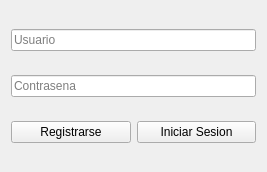
<?xml version="1.0" encoding="UTF-8"?>
<ui version="4.0">
 <class>Login</class>
 <widget class="QWidget" name="Login">
  <property name="geometry">
   <rect>
    <x>0</x>
    <y>0</y>
    <width>267</width>
    <height>172</height>
   </rect>
  </property>
  <property name="windowTitle">
   <string>Login</string>
  </property>
  <layout class="QGridLayout" name="gridLayout">
   <item row="0" column="0" colspan="2">
    <widget class="QLineEdit" name="usernameEdit">
     <property name="placeholderText">
      <string>Usuario</string>
     </property>
    </widget>
   </item>
   <item row="1" column="0" colspan="2">
    <widget class="QLineEdit" name="passwordEdit">
     <property name="echoMode">
      <enum>QLineEdit::EchoMode::Password</enum>
     </property>
     <property name="placeholderText">
      <string>Contrasena</string>
     </property>
    </widget>
   </item>
   <item row="2" column="0">
    <widget class="QPushButton" name="signupButton">
     <property name="text">
      <string>Registrarse</string>
     </property>
    </widget>
   </item>
   <item row="2" column="1">
    <widget class="QPushButton" name="loginButton">
     <property name="text">
      <string>Iniciar Sesion</string>
     </property>
    </widget>
   </item>
  </layout>
 </widget>
 <resources/>
 <connections/>
</ui>
